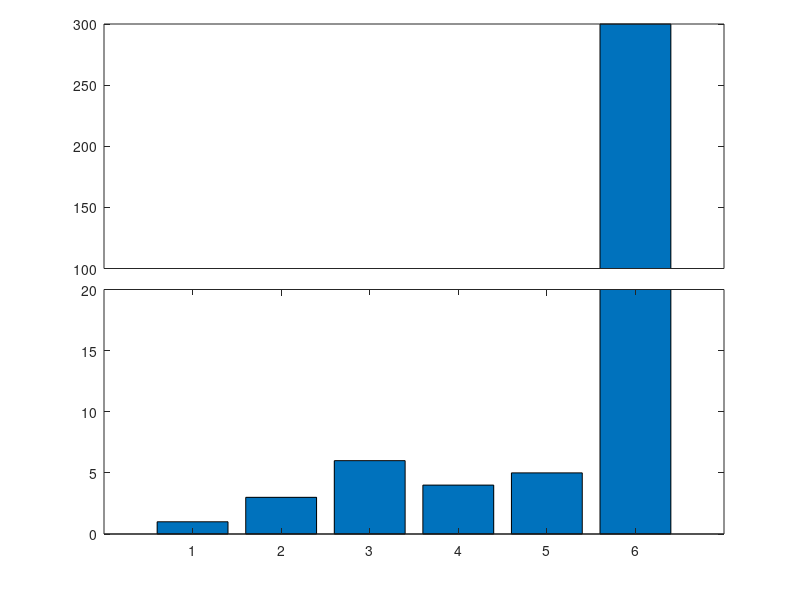

The MATLAB script that drew this image:
a=[1 3 6 4 5 300];

ylim1=[0 20];
ylim2=[100 300];
xlim=[0 length(a)+1];

% retrieve your default axis pos
clf;
p0=get(gca,'position')
delete(gcf);

% create axis1
%a1=axes('position',[p0(1) p0(2) p0(3)/2-.025 p0(4)]);
a1=axes('position',[p0(1) p0(2) p0(3) p0(4)/2]);
%barh(a);
bar(a);
set(a1,'ylim',ylim1);
%box off;

% create axis2
%a2=axes('position',[p0(1)+p0(3)/2+.025 p0(2) p0(3)/2-.025 p0(4)]);
%a2=axes('position',[p0(1) p0(4)/2+.145 p0(3) p0(4)/2])
a2=axes('position',[p0(1) p0(4)/2+.145 p0(3) p0(4)/2])
%barh(a);
bar(a);

set(a2,'xlim',xlim,'ylim',ylim2);
set(a2,'xtick',[]);
%set(a2,'xcolor',get(a2,'color'));
%box off

%%%%%%%%%%%%%%%% plotting %%%%%%%%%%%%%%%%%%%%%
output = "break_axis";

%figure;
saveas(1, strcat(output, ".png"));

box off
